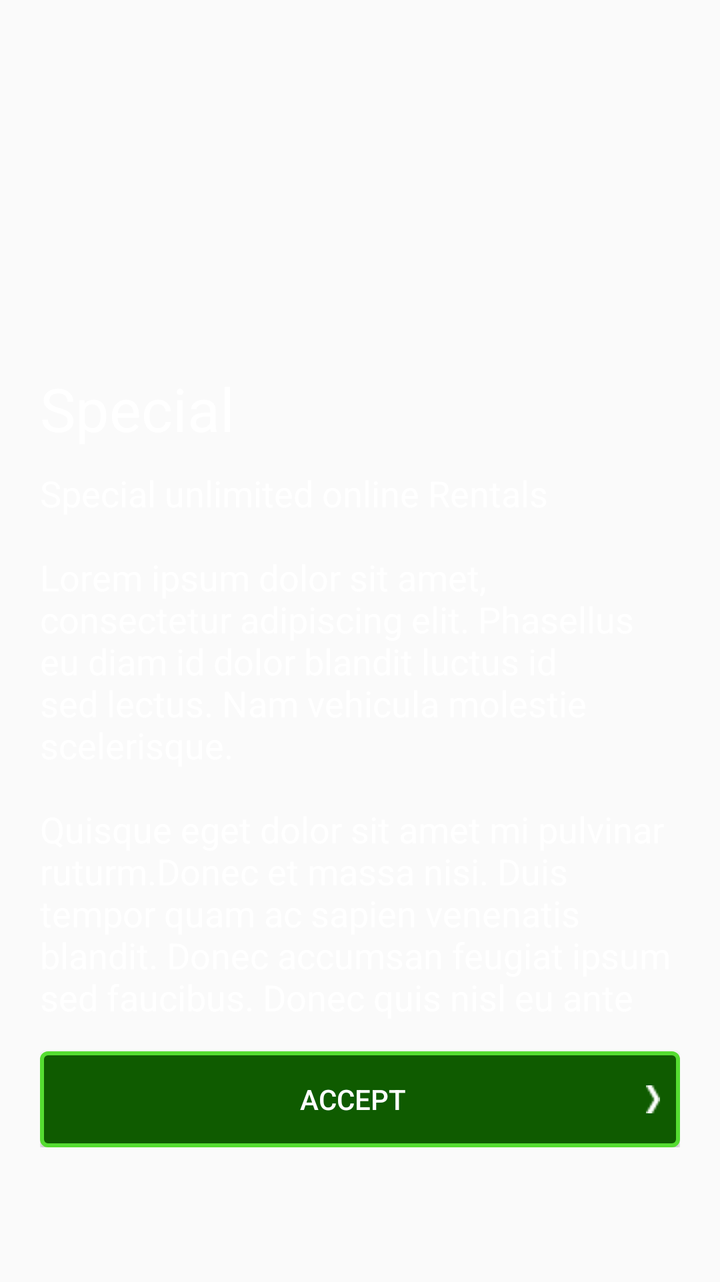
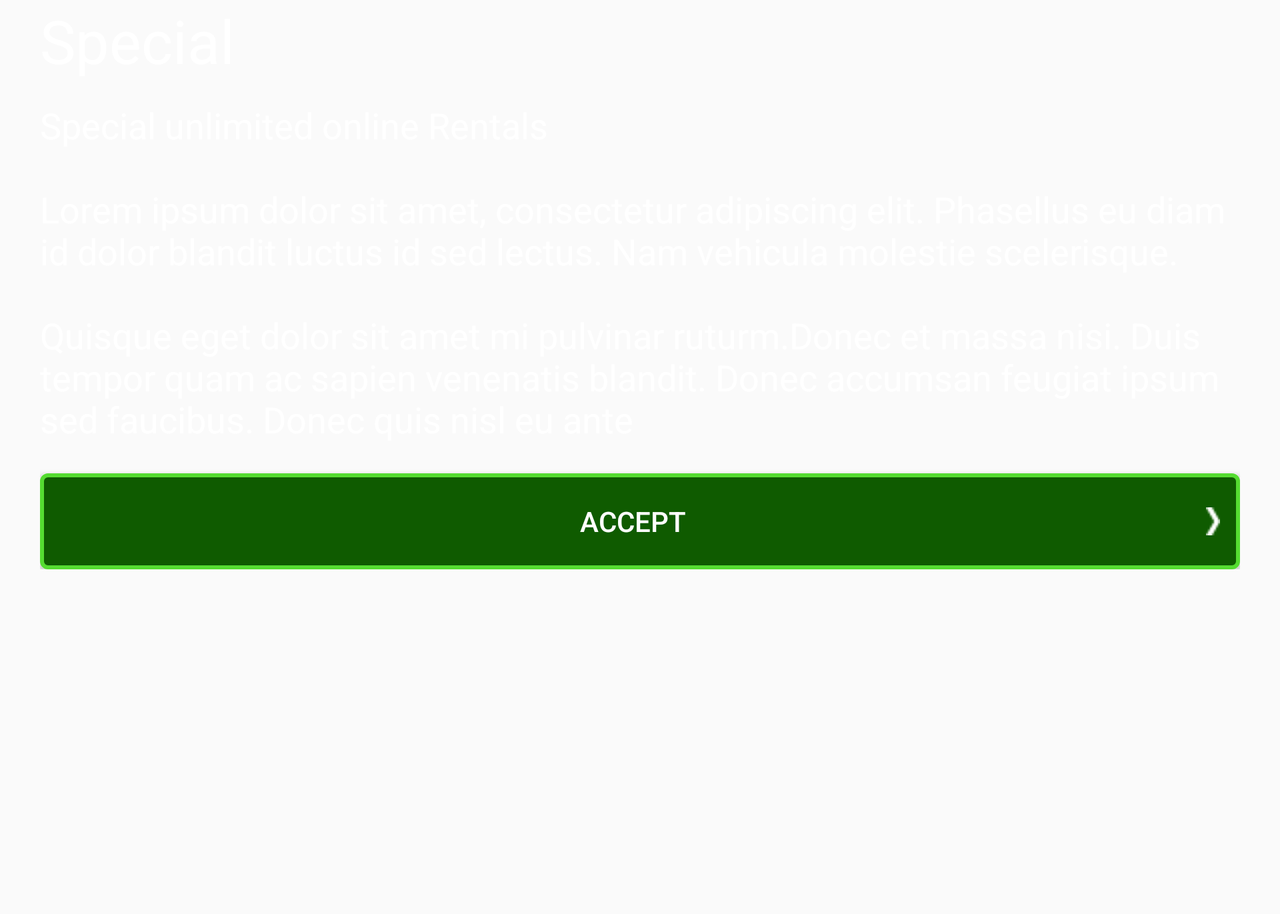

First picture: res/layout/ on a phone held upright. Second picture: the repository's own variant of that layout, on a device whose configuration matches the variant's folder. Source for both follows.
<!-- AndroidManifest.xml: application theme AppTheme -->
<!-- res/layout/fragment_second_screen.xml -->
<ScrollView xmlns:android="http://schemas.android.com/apk/res/android"
            xmlns:tools="http://schemas.android.com/tools"
            android:layout_width="match_parent"
            android:layout_height="match_parent"
            tools:context="com.codete.geoquiz.SecondScreenFragment">

    <LinearLayout
        android:layout_width="match_parent"
        android:layout_height="match_parent"
        android:orientation="vertical">

        <ImageView
            android:id="@+id/imageView"
            android:layout_width="match_parent"
            android:layout_height="wrap_content"
            android:scaleType="centerCrop"
            android:src="@drawable/geoquiz_logo"
            android:visibility="invisible"/>

        <RelativeLayout
            android:layout_width="wrap_content"
            android:layout_height="wrap_content">

            <ImageView
                android:id="@+id/imageView2"
                android:layout_width="match_parent"
                android:layout_height="wrap_content"
                android:scaleType="centerCrop"
                android:src="@drawable/geoquiz_ground"
                android:visibility="invisible"/>


            <LinearLayout
                android:layout_width="match_parent"
                android:layout_height="wrap_content"
                android:orientation="vertical"
                android:paddingLeft="20dp"
                android:paddingRight="20dp">


                <TextView
                    android:id="@+id/textView"
                    android:layout_width="match_parent"
                    android:layout_height="wrap_content"
                    android:text="Special"
                    android:textAppearance="?android:attr/textAppearanceLarge"
                    android:textColor="@color/white"
                    android:textSize="30sp"/>

                <TextView
                    android:id="@+id/textView2"
                    android:layout_width="wrap_content"
                    android:layout_height="wrap_content"
                    android:layout_marginTop="10dp"

                    android:text="Special unlimited online Rentals\n\nLorem ipsum dolor sit amet, consectetur adipiscing elit. Phasellus eu diam id dolor blandit luctus id sed lectus. Nam vehicula molestie scelerisque.\n\nQuisque eget dolor sit amet mi pulvinar ruturm.Donec et massa nisi. Duis tempor quam ac sapien venenatis blandit. Donec accumsan feugiat ipsum sed faucibus. Donec quis nisl eu ante"
                    android:textAppearance="?android:attr/textAppearanceMedium"
                    android:textColor="@color/white"/>

                <Button
                    android:id="@+id/logout_btn"
                    style="@style/ButtonStyle"
                    android:layout_width="match_parent"
                    android:layout_height="wrap_content"
                    android:layout_marginTop="15dp"
                    android:text="@string/accept"/>

            </LinearLayout>

        </RelativeLayout>

    </LinearLayout>

</ScrollView>
<!-- resources referenced by this layout -->
<resources>
  <color name="white">#FFFFFF</color>
  <!-- drawable geoquiz_ground: jpg bitmap (drawable, 59907 bytes) -->
  <!-- drawable geoquiz_logo: jpg bitmap (drawable, 46591 bytes) -->
  <string name="accept">Accept</string>
  <style name="ButtonStyle" parent="Widget.AppCompat.Button">
          <item name="android:background">@drawable/button_background</item>
          <item name="android:drawableRight">@drawable/arrow</item>
          <item name="android:paddingLeft">10dp</item>
          <item name="android:paddingRight">10dp</item>
          <item name="android:textColor">@color/white</item>
          <item name="android:textAllCaps">true</item>
      </style>
  <style name="AppTheme" parent="Theme.AppCompat.Light.DarkActionBar">
          
          <item name="android:actionBarStyle">@style/ActionBarStyle</item>
          <item name="android:buttonStyle">@style/ButtonStyle</item>
      </style>
  <!-- drawable button_background (drawable) -->
  <?xml version="1.0" encoding="utf-8"?>
  <selector xmlns:android="http://schemas.android.com/apk/res/android">
  
      <item android:drawable="@drawable/button_pressed" android:state_selected="true"></item>
      <item android:drawable="@drawable/button_pressed" android:state_pressed="true"></item>
      <item android:drawable="@drawable/button_normal"></item>
  
  </selector>
  <!-- drawable arrow: png bitmap (drawable, 1047 bytes) -->
  <style name="ActionBarStyle" parent="Widget.AppCompat.ActionBar.Solid">
          <item name="android:background">@color/green</item>
      </style>
  <!-- drawable button_pressed (drawable) -->
  <?xml version="1.0" encoding="utf-8"?>
  <shape xmlns:android="http://schemas.android.com/apk/res/android"
         android:shape="rectangle">
      <solid android:color="@color/green"></solid>
      <corners android:radius="3dp"/>
      <stroke
          android:width="2dp"
          android:color="@color/green_light"/>
  </shape>
  <!-- drawable button_normal (drawable) -->
  <?xml version="1.0" encoding="utf-8"?>
  <shape xmlns:android="http://schemas.android.com/apk/res/android"
         android:shape="rectangle">
      <solid android:color="@color/green_dark"></solid>
      <corners android:radius="3dp"/>
      <stroke
          android:width="2dp"
          android:color="@color/green_light"/>
  </shape>
  <color name="green">#ff108500</color>
  <color name="green_light">#55dc31</color>
  <color name="green_dark">#0f5b00</color>
</resources>
<!-- res/layout-land/fragment_second_screen.xml (the repository's variant of the layout above) -->
<!-- drawn on the phone turned sideways -->
<ScrollView xmlns:android="http://schemas.android.com/apk/res/android"
            xmlns:tools="http://schemas.android.com/tools"
            android:layout_width="match_parent"
            android:layout_height="match_parent"
            tools:context="com.codete.geoquiz.SecondScreenFragment">

    <LinearLayout
        android:layout_width="match_parent"
        android:layout_height="match_parent"
        android:orientation="vertical">

        <RelativeLayout
            android:layout_width="wrap_content"
            android:layout_height="wrap_content">

            <ImageView
                android:id="@+id/imageView2"
                android:layout_width="match_parent"
                android:layout_height="wrap_content"
                android:scaleType="centerCrop"
                android:src="@drawable/geoquiz_ground"
                android:visibility="invisible"/>


            <LinearLayout
                android:layout_width="match_parent"
                android:layout_height="wrap_content"
                android:orientation="vertical"
                android:paddingLeft="20dp"
                android:paddingRight="20dp">


                <TextView
                    android:id="@+id/textView"
                    android:layout_width="match_parent"
                    android:layout_height="wrap_content"
                    android:text="Special"
                    android:textAppearance="?android:attr/textAppearanceLarge"
                    android:textColor="@color/white"
                    android:textSize="30sp"/>

                <TextView
                    android:id="@+id/textView2"
                    android:layout_width="wrap_content"
                    android:layout_height="wrap_content"
                    android:layout_marginTop="10dp"

                    android:text="Special unlimited online Rentals\n\nLorem ipsum dolor sit amet, consectetur adipiscing elit. Phasellus eu diam id dolor blandit luctus id sed lectus. Nam vehicula molestie scelerisque.\n\nQuisque eget dolor sit amet mi pulvinar ruturm.Donec et massa nisi. Duis tempor quam ac sapien venenatis blandit. Donec accumsan feugiat ipsum sed faucibus. Donec quis nisl eu ante"
                    android:textAppearance="?android:attr/textAppearanceMedium"
                    android:textColor="@color/white"/>

                <Button
                    android:id="@+id/logout_btn"
                    style="@style/ButtonStyle"
                    android:layout_width="match_parent"
                    android:layout_height="wrap_content"
                    android:layout_marginTop="15dp"
                    android:text="@string/accept"/>

            </LinearLayout>

        </RelativeLayout>

    </LinearLayout>

</ScrollView>
<!-- resources referenced by the variant -->
<!-- as the phone turned sideways resolves them -->
<resources>
  <color name="white">#FFFFFF</color>
  <!-- drawable geoquiz_ground: jpg bitmap (drawable, 59907 bytes) -->
  <string name="accept">Accept</string>
  <style name="ButtonStyle" parent="Widget.AppCompat.Button">
          <item name="android:background">@drawable/button_background</item>
          <item name="android:drawableRight">@drawable/arrow</item>
          <item name="android:paddingLeft">10dp</item>
          <item name="android:paddingRight">10dp</item>
          <item name="android:textColor">@color/white</item>
          <item name="android:textAllCaps">true</item>
      </style>
  <style name="AppTheme" parent="Theme.AppCompat.Light.DarkActionBar">
          
          <item name="android:actionBarStyle">@style/ActionBarStyle</item>
          <item name="android:buttonStyle">@style/ButtonStyle</item>
      </style>
  <!-- drawable button_background (drawable) -->
  <?xml version="1.0" encoding="utf-8"?>
  <selector xmlns:android="http://schemas.android.com/apk/res/android">
  
      <item android:drawable="@drawable/button_pressed" android:state_selected="true"></item>
      <item android:drawable="@drawable/button_pressed" android:state_pressed="true"></item>
      <item android:drawable="@drawable/button_normal"></item>
  
  </selector>
  <!-- drawable arrow: png bitmap (drawable, 1047 bytes) -->
  <style name="ActionBarStyle" parent="Widget.AppCompat.ActionBar.Solid">
          <item name="android:background">@color/green</item>
      </style>
  <!-- drawable button_pressed (drawable) -->
  <?xml version="1.0" encoding="utf-8"?>
  <shape xmlns:android="http://schemas.android.com/apk/res/android"
         android:shape="rectangle">
      <solid android:color="@color/green"></solid>
      <corners android:radius="3dp"/>
      <stroke
          android:width="2dp"
          android:color="@color/green_light"/>
  </shape>
  <!-- drawable button_normal (drawable) -->
  <?xml version="1.0" encoding="utf-8"?>
  <shape xmlns:android="http://schemas.android.com/apk/res/android"
         android:shape="rectangle">
      <solid android:color="@color/green_dark"></solid>
      <corners android:radius="3dp"/>
      <stroke
          android:width="2dp"
          android:color="@color/green_light"/>
  </shape>
  <color name="green">#ff108500</color>
  <color name="green_light">#55dc31</color>
  <color name="green_dark">#0f5b00</color>
</resources>
